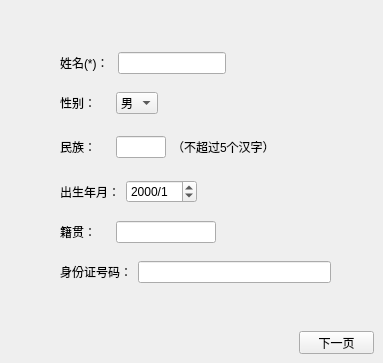
     <widget class="QWidget" name="tab">
      <attribute name="title">
       <string>个人信息</string>
      </attribute>
      <widget class="QWidget" name="layoutWidget">
       <property name="geometry">
        <rect>
         <x>60</x>
         <y>40</y>
         <width>271</width>
         <height>261</height>
        </rect>
       </property>
       <layout class="QVBoxLayout" name="verticalLayout_2">
        <item>
         <layout class="QHBoxLayout" name="horizontalLayout_7">
          <item>
           <widget class="QLabel" name="label_2">
            <property name="text">
             <string>姓名(*)： </string>
            </property>
           </widget>
          </item>
          <item>
           <widget class="QLineEdit" name="m_Name">
            <property name="maximumSize">
             <size>
              <width>150</width>
              <height>16777215</height>
             </size>
            </property>
           </widget>
          </item>
          <item>
           <spacer name="horizontalSpacer_11">
            <property name="orientation">
             <enum>Qt::Horizontal</enum>
            </property>
            <property name="sizeHint" stdset="0">
             <size>
              <width>40</width>
              <height>20</height>
             </size>
            </property>
           </spacer>
          </item>
         </layout>
        </item>
        <item>
         <layout class="QHBoxLayout" name="horizontalLayout_8">
          <item>
           <widget class="QLabel" name="label_3">
            <property name="text">
             <string>性别：    </string>
            </property>
           </widget>
          </item>
          <item>
           <widget class="QComboBox" name="m_Sex">
            <item>
             <property name="text">
              <string>男</string>
             </property>
            </item>
            <item>
             <property name="text">
              <string>女</string>
             </property>
            </item>
           </widget>
          </item>
          <item>
           <spacer name="horizontalSpacer_12">
            <property name="orientation">
             <enum>Qt::Horizontal</enum>
            </property>
            <property name="sizeHint" stdset="0">
             <size>
              <width>40</width>
              <height>20</height>
             </size>
            </property>
           </spacer>
          </item>
         </layout>
        </item>
        <item>
         <layout class="QHBoxLayout" name="horizontalLayout_9">
          <item>
           <widget class="QLabel" name="label_4">
            <property name="text">
             <string>民族：    </string>
            </property>
           </widget>
          </item>
          <item>
           <widget class="QLineEdit" name="m_Nationality">
            <property name="maximumSize">
             <size>
              <width>50</width>
              <height>16777215</height>
             </size>
            </property>
           </widget>
          </item>
          <item>
           <widget class="QLabel" name="label_11">
            <property name="maximumSize">
             <size>
              <width>16777215</width>
              <height>30</height>
             </size>
            </property>
            <property name="text">
             <string>（不超过5个汉字）    </string>
            </property>
           </widget>
          </item>
          <item>
           <spacer name="horizontalSpacer_13">
            <property name="orientation">
             <enum>Qt::Horizontal</enum>
            </property>
            <property name="sizeHint" stdset="0">
             <size>
              <width>40</width>
              <height>20</height>
             </size>
            </property>
           </spacer>
          </item>
         </layout>
        </item>
        <item>
         <layout class="QHBoxLayout" name="horizontalLayout_10">
          <item>
           <widget class="QLabel" name="label_6">
            <property name="text">
             <string>出生年月：</string>
            </property>
           </widget>
          </item>
          <item>
           <widget class="QDateEdit" name="m_Birthday">
            <property name="displayFormat">
             <string>yyyy/M</string>
            </property>
           </widget>
          </item>
          <item>
           <spacer name="horizontalSpacer_14">
            <property name="orientation">
             <enum>Qt::Horizontal</enum>
            </property>
            <property name="sizeHint" stdset="0">
             <size>
              <width>40</width>
              <height>20</height>
             </size>
            </property>
           </spacer>
          </item>
         </layout>
        </item>
        <item>
         <layout class="QHBoxLayout" name="horizontalLayout_11">
          <item>
           <widget class="QLabel" name="label_5">
            <property name="text">
             <string>籍贯：    </string>
            </property>
           </widget>
          </item>
          <item>
           <widget class="QLineEdit" name="m_Origin">
            <property name="maximumSize">
             <size>
              <width>100</width>
              <height>16777215</height>
             </size>
            </property>
           </widget>
          </item>
          <item>
           <spacer name="horizontalSpacer_15">
            <property name="orientation">
             <enum>Qt::Horizontal</enum>
            </property>
            <property name="sizeHint" stdset="0">
             <size>
              <width>40</width>
              <height>20</height>
             </size>
            </property>
           </spacer>
          </item>
         </layout>
        </item>
        <item>
         <layout class="QHBoxLayout" name="horizontalLayout_12">
          <item>
           <widget class="QLabel" name="label_7">
            <property name="text">
             <string>身份证号码：</string>
            </property>
           </widget>
          </item>
          <item>
           <widget class="QLineEdit" name="m_ID"/>
          </item>
         </layout>
        </item>
       </layout>
      </widget>
      <widget class="QPushButton" name="m_Page1Next">
       <property name="geometry">
        <rect>
         <x>299</x>
         <y>331</y>
         <width>75</width>
         <height>23</height>
        </rect>
       </property>
       <property name="text">
        <string>下一页</string>
       </property>
      </widget>
     </widget>
